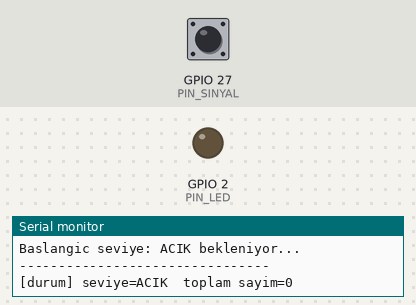
A sketch run on a simulated ESP32. Parts: output pins drawn as LEDs (lit = HIGH), the last lines printed to the serial monitor. The test bench sets the inputs (shaded band); at power-on: GPIO 27 (PIN_SINYAL) HIGH.

Above: at 1.5 s.
1.6 s: GPIO 27 (PIN_SINYAL) pulled LOW for 0.15 s
At 1.71 s:
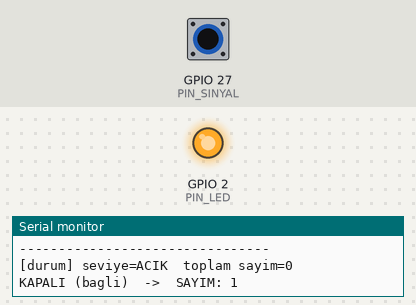
3.2 s: GPIO 27 (PIN_SINYAL) pulled LOW for 1 s
At 5.2 s:
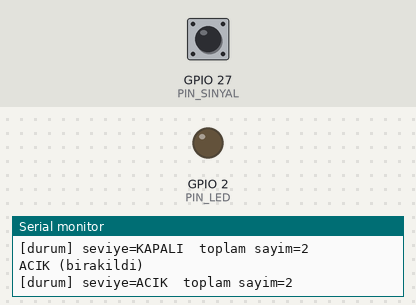
5.7 s: GPIO 27 (PIN_SINYAL) pulled LOW for 3.2 s
At 6.4 s:
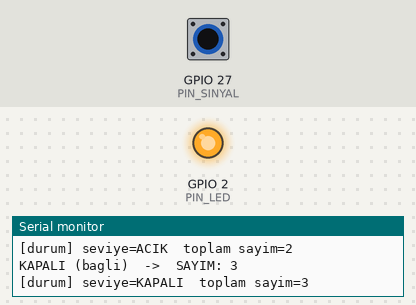
Timing chart, 0 to 10.4 s (numbered marks = the images above; inputs shaded):
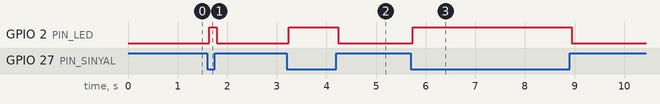

Measured:
- after the input at 1.6 s, GPIO 2 (PIN_LED): LOW → HIGH at once, → LOW 0.15 s later
- after the input at 3.2 s, GPIO 2 (PIN_LED): LOW → HIGH at once, → LOW 1.0 s later
- after the input at 5.7 s, GPIO 2 (PIN_LED): LOW → HIGH at once, → LOW 3.2 s later

The sketch:

klemens_test.ino
```cpp
/* ============================================================
 *  KLEMENS SHIELD + GPIO27 TEST — bagimsiz tani sketch'i
 *  (WiFi/sunucu YOK; sadece Seri Monitor + dahili LED)
 * ============================================================
 *
 *  AMAC: GPIO27 klemensini GND klemensine degdirince sinyal
 *        aliniyor mu + sayilabiliyor mu gormek. Pres/abkant
 *        sayacinin gercek okuma yontemi budur (kuru kontak).
 *
 *  BAGLANTI:
 *   - Bir kabloyu  GPIO27 klemensine
 *   - Diger ucunu  GND klemensine  degdir/cek
 *  (Buton varsa: butonun bir bacagini GPIO27, digerini GND'ye.)
 *
 *  BEKLENEN:
 *   - Degmiyorken : seviye = ACIK (HIGH)  · LED sonuk
 *   - Degince     : seviye = KAPALI (LOW) · LED yanar · sayac +1
 *
 *  KULLANIM:
 *   1) Karti sec: "ESP32 Dev Module", dogru COM portu
 *   2) Yukle, sonra Arac > Seri Monitor (115200 baud)
 *   3) GPIO27 <-> GND degdir; her temasta "SAYIM: n" artmali
 *
 *  NOT: INPUT_PULLUP kullaniliyor -> harici direnc GEREKMEZ.
 *       ESP32 GPIO 3.3V mantik; buraya SADECE kuru kontak/buton
 *       baglanir. 24V role/buton cikisi ISE DIREKT BAGLAMA
 *       (once optokuplor) — aksi halde kart yanar.
 * ============================================================ */

const int PIN_SINYAL = 27;   // test edilen GPIO (klemens)
const int PIN_LED    =  2;   // ESP32 dahili LED

// Debounce: mekanik temas sicrar (bounce); ~40ms stabil kalinca gecerli say.
const unsigned long DEBOUNCE_MS = 40;

int           sonKararliSeviye = HIGH;   // en son onaylanan seviye (HIGH=acik)
int           sonOkunan        = HIGH;   // ham okuma
unsigned long sonDegisimTs     = 0;      // ham okumanin en son degistigi an
unsigned long sayim            = 0;      // GPIO27->GND kac kez degdi (dusen kenar)
unsigned long sonYazdirma      = 0;

void setup() {
  Serial.begin(115200);
  delay(300);
  pinMode(PIN_SINYAL, INPUT_PULLUP);   // dahili pull-up: bosta HIGH, GND'ye deginca LOW
  pinMode(PIN_LED, OUTPUT);
  digitalWrite(PIN_LED, LOW);

  Serial.println();
  Serial.println("==== KLEMENS / GPIO27 TEST ====");
  Serial.println("GPIO27 <-> GND degdir. Her temasta SAYIM artmali.");
  Serial.println("Baslangic seviye: ACIK bekleniyor...");
  Serial.println("--------------------------------");
}

void loop() {
  int ham = digitalRead(PIN_SINYAL);

  // Ham okuma degistiyse debounce sayacini basa al
  if (ham != sonOkunan) {
    sonOkunan = ham;
    sonDegisimTs = millis();
  }

  // Ham okuma DEBOUNCE_MS boyunca sabit kaldiysa "kararli" kabul et
  if ((millis() - sonDegisimTs) >= DEBOUNCE_MS && ham != sonKararliSeviye) {
    sonKararliSeviye = ham;
    digitalWrite(PIN_LED, (sonKararliSeviye == LOW) ? HIGH : LOW);

    if (sonKararliSeviye == LOW) {           // GND'ye degdi = dusen kenar = 1 sayim
      sayim++;
      Serial.print("KAPALI (bagli)  ->  SAYIM: ");
      Serial.println(sayim);
    } else {
      Serial.println("ACIK (birakildi)");
    }
  }

  // Her 1 sn'de bir anlik durum (canli oldugunu gormek icin)
  if (millis() - sonYazdirma >= 1000) {
    sonYazdirma = millis();
    Serial.print("[durum] seviye=");
    Serial.print(sonKararliSeviye == LOW ? "KAPALI" : "ACIK");
    Serial.print("  toplam sayim=");
    Serial.println(sayim);
  }
}
```
